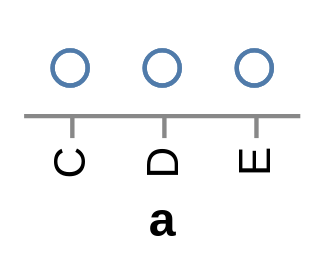

Vega-Lite specification stored for this chart:
### Vega specification from a JSON file in a GitHub repository (floating-point values rounded to 4 significant figures)
{"$schema": "http://vega.github.io/schema/vega/v3.0.json", "autosize": "pad", "padding": 5, "encode": {"update": {"fill": {"value": "transparent"}}}, "data": [{"name": "source_0", "values": [{"a": "C", "b": 2}, {"a": "C", "b": 7}, {"a": "C", "b": 4}, {"a": "D", "b": 1}, {"a": "D", "b": 2}, {"a": "D", "b": 6}, {"a": "E", "b": 8}, {"a": "E", "b": 4}, {"a": "E", "b": 7}], "format": {"type": "json"}}], "signals": [{"name": "width", "update": "bandspace(domain('x').length, 1, 0.5) * 21"}, {"name": "height", "update": "21"}], "marks": [{"name": "marks", "type": "symbol", "role": "point", "from": {"data": "source_0"}, "encode": {"update": {"x": {"scale": "x", "field": "a"}, "y": {"value": 10.5}, "stroke": {"value": "#4c78a8"}, "fill": {"value": "transparent"}, "opacity": {"value": 0.7}}}}], "scales": [{"name": "x", "type": "point", "domain": {"data": "source_0", "field": "a", "sort": true}, "range": {"step": 21}, "round": true, "padding": 0.5}], "axes": [{"scale": "x", "orient": "bottom", "tickCount": 5, "title": "a", "zindex": 1, "encode": {"labels": {"update": {"angle": {"value": 270}, "align": {"value": "right"}, "baseline": {"value": "middle"}}}}}]}
